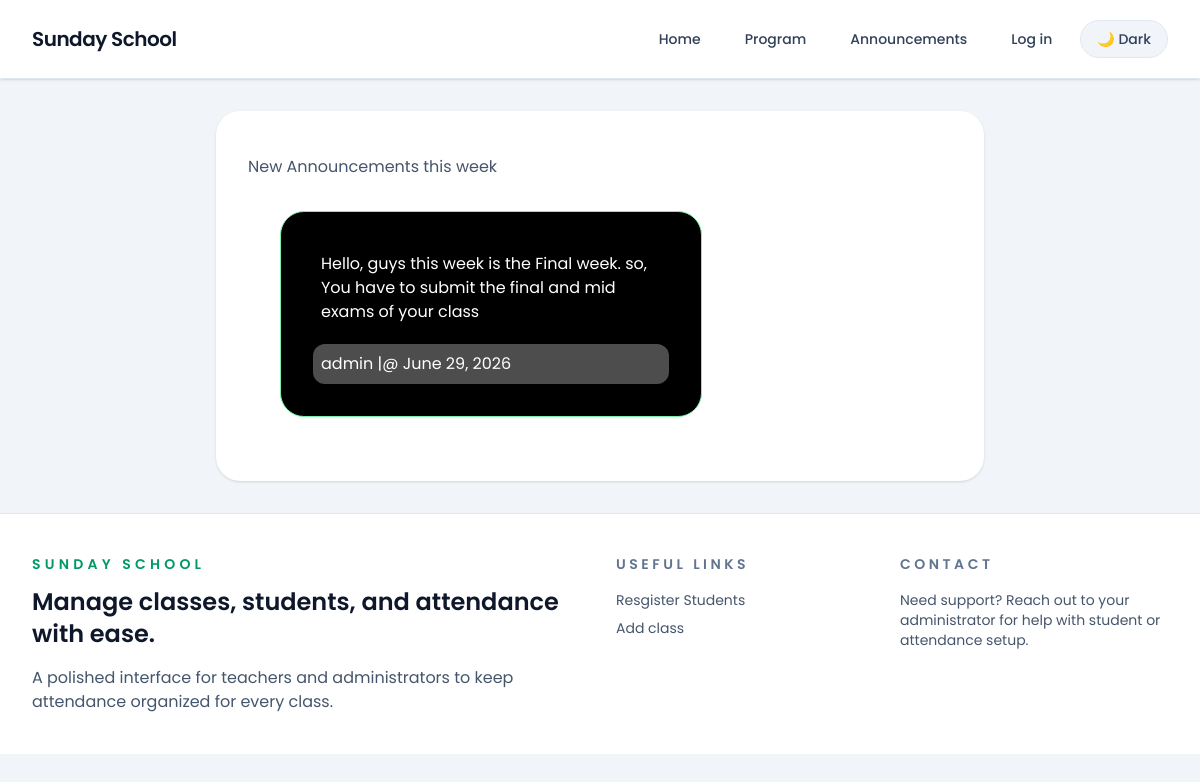
Page /conversation/announcements/ on the committed database.
### conversation/models.py (models this page shows, shortened)
class Announcements(models.Model):
    date = models.DateField(auto_now=True)
    message = models.TextField()
    image = models.ImageField(upload_to='announcements/', null=True, blank=True)
    sent_by = models.ForeignKey(User, on_delete=models.CASCADE, related_name='sent_by')
    class Meta:
        ordering = ['date']

### conversation/views.py (the view, shortened to what this page needs)
# urls.py: path('announcements/', announcements, name='announcements'),
def announcements(request):
    announcements = Announcements.objects.all()
    form = AnnouncementsForm()
    return render(request, 'conversation/announcement.html', {'announcements': announcements, "form": form})

### conversation/templates/conversation/announcement.html (shortened to what this page needs)
{% extends 'core/base.html' %}
{% block body %}
<div class="mx-auto max-w-3xl rounded-3xl bg-white p-8 shadow-sm dark:bg-slate-900">
  <div class="mb-8">
    <p class="mt-3 text-slate-600 dark:text-slate-400">New Announcements this week</p>
  </div>
        <ul>
        {% for announcement in announcements %}
            <li class="bg-black text-white p-5 m-8 border border-green-300 w-[60%] rounded-3xl">
                <p class="m-5">{{announcement.message}} </p>
                <p class="bg-white/30 p-2 rounded-xl m-3 my-3">{{ announcement.sent_by }} |@ {{announcement.date}}</p>
            </li>
        {% endfor %}
        </ul>
</div>
{% endblock %}

### core/templates/core/base.html (style rules this page uses)
body { font-family: 'Poppins', sans-serif; }

### rows in the picture
Announcements: message "Hello, guys this week is the Final week. so, You have to submit the final and mid exams of your class", sent_by "admin", date "June 29, 2026"
